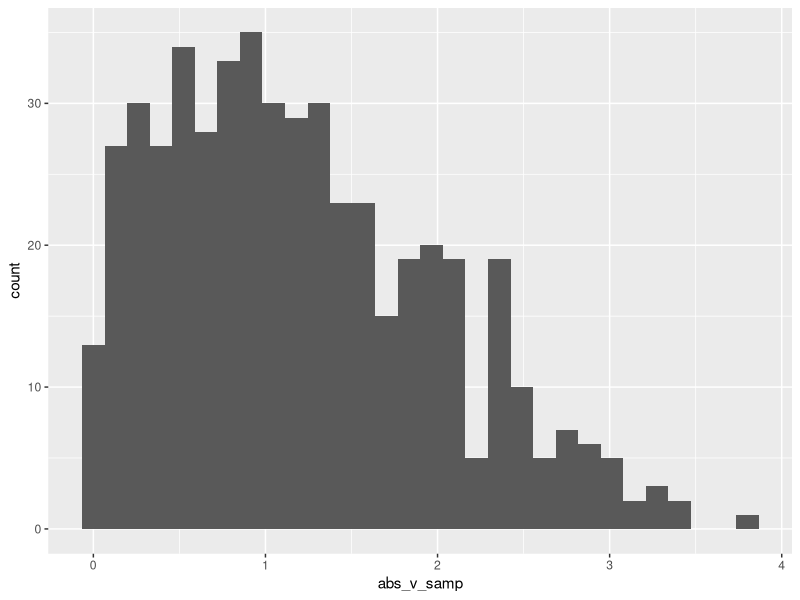

Source code (R):
## ---- chunk 1
library(tidyverse)
## ---- chunk 2
# you can also do r eval = FALSE within {}
samp = rnorm(100)
length(samp)
## ---- chunk 3
### fyi: option + command + I -- creates new code chunk (on Mac)

# create dataframe with: 
## 1. numeric variable containing random sample size 500 from normal variable with mean 1
## 2. logical vector showing whether each sampled value is > 0
## 3. numeric vector containing absolute value of each element

la_df <- 
  tibble(
    norm_samp <- rnorm(n = 500, mean = 1), 
    samp_g0 <- norm_samp > 0, 
    abs_v_samp = abs(norm_samp)
  )

ggplot(la_df, aes(x = abs_v_samp)) + 
  geom_histogram()

